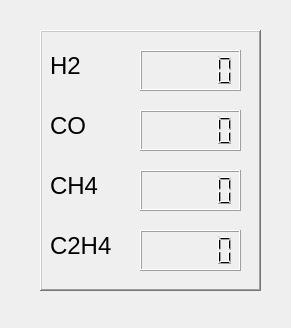
<?xml version="1.0" encoding="UTF-8"?>
<ui version="4.0">
 <class>Form</class>
 <widget class="QWidget" name="Form">
  <property name="geometry">
   <rect>
    <x>0</x>
    <y>0</y>
    <width>291</width>
    <height>328</height>
   </rect>
  </property>
  <property name="windowTitle">
   <string>Current FE</string>
  </property>
  <widget class="QFrame" name="frame">
   <property name="geometry">
    <rect>
     <x>40</x>
     <y>30</y>
     <width>221</width>
     <height>261</height>
    </rect>
   </property>
   <property name="layoutDirection">
    <enum>Qt::RightToLeft</enum>
   </property>
   <property name="frameShape">
    <enum>QFrame::WinPanel</enum>
   </property>
   <property name="frameShadow">
    <enum>QFrame::Raised</enum>
   </property>
   <property name="lineWidth">
    <number>3</number>
   </property>
   <widget class="QLCDNumber" name="lcdH2">
    <property name="geometry">
     <rect>
      <x>100</x>
      <y>20</y>
      <width>101</width>
      <height>41</height>
     </rect>
    </property>
    <property name="smallDecimalPoint">
     <bool>true</bool>
    </property>
   </widget>
   <widget class="QLabel" name="label_3">
    <property name="geometry">
     <rect>
      <x>10</x>
      <y>20</y>
      <width>61</width>
      <height>31</height>
     </rect>
    </property>
    <property name="font">
     <font>
      <pointsize>18</pointsize>
      <weight>50</weight>
      <bold>false</bold>
     </font>
    </property>
    <property name="text">
     <string>H2</string>
    </property>
   </widget>
   <widget class="QLabel" name="label_4">
    <property name="geometry">
     <rect>
      <x>10</x>
      <y>80</y>
      <width>61</width>
      <height>31</height>
     </rect>
    </property>
    <property name="font">
     <font>
      <pointsize>18</pointsize>
     </font>
    </property>
    <property name="text">
     <string>CO</string>
    </property>
   </widget>
   <widget class="QLCDNumber" name="lcdCO">
    <property name="geometry">
     <rect>
      <x>100</x>
      <y>80</y>
      <width>101</width>
      <height>41</height>
     </rect>
    </property>
    <property name="smallDecimalPoint">
     <bool>true</bool>
    </property>
   </widget>
   <widget class="QLabel" name="label_5">
    <property name="geometry">
     <rect>
      <x>10</x>
      <y>140</y>
      <width>61</width>
      <height>31</height>
     </rect>
    </property>
    <property name="font">
     <font>
      <pointsize>18</pointsize>
     </font>
    </property>
    <property name="text">
     <string>CH4</string>
    </property>
   </widget>
   <widget class="QLCDNumber" name="lcdCH4">
    <property name="geometry">
     <rect>
      <x>100</x>
      <y>140</y>
      <width>101</width>
      <height>41</height>
     </rect>
    </property>
    <property name="smallDecimalPoint">
     <bool>true</bool>
    </property>
   </widget>
   <widget class="QLabel" name="label_6">
    <property name="geometry">
     <rect>
      <x>10</x>
      <y>200</y>
      <width>71</width>
      <height>31</height>
     </rect>
    </property>
    <property name="font">
     <font>
      <pointsize>18</pointsize>
     </font>
    </property>
    <property name="text">
     <string>C2H4</string>
    </property>
   </widget>
   <widget class="QLCDNumber" name="lcdC2H4">
    <property name="geometry">
     <rect>
      <x>100</x>
      <y>200</y>
      <width>101</width>
      <height>41</height>
     </rect>
    </property>
    <property name="smallDecimalPoint">
     <bool>true</bool>
    </property>
   </widget>
  </widget>
 </widget>
 <resources/>
 <connections/>
</ui>
